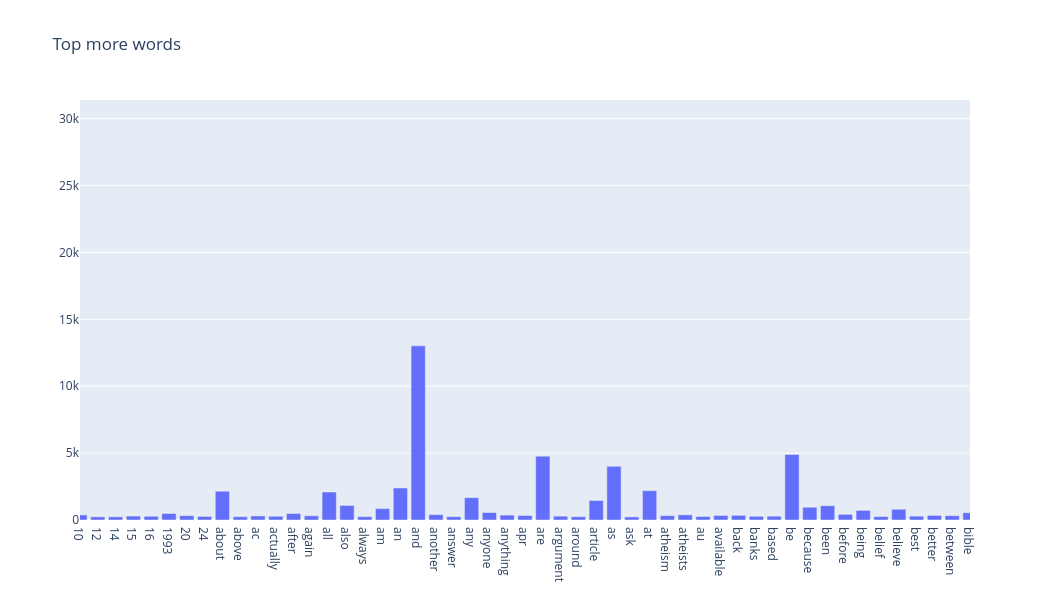

The cell this chart's notebook holds for it:
### Markdown cell above
### >>> **Exercise 13 (take home):** 
The chart above only contains 300 vocabulary in the documents, and it's already computationally intensive to both compute and visualize. Can you efficiently reduce the number of terms you want to visualize as an exercise.

### Code cell
# Answer here
print(''' 先來看看這個freq的資料分布如何，再來決定篩選的門檻值''')

freq_series = pd.Series(term_frequencies)
print(freq_series.describe(percentiles=[.1, .25, .5, .75, .9, .95, .99]))

print("可以看出這個資料差異非常大，決定先用90%=20, 95%=45, 99%=227這些數字進行嘗試")

print("決定門檻值，篩出有用、較多的資料")
more= term_frequencies>227

print("繪圖")
fig = go.Figure(go.Bar(x=count_vect.get_feature_names_out()[more], 
                       y=term_frequencies[more]))
fig.update_layout(
    title='Top more words',
    xaxis=dict(
        tickmode='array',
        range=[0, 50]
    ),
    width=1050,
    height=600
)


fig.show()

print(''' 
使用term_frequencies>20，基本上找不太出特別常用的字，因為它包含的單字、數字範圍仍然廣，篩道第99%=227,可以看到較多平凡出現的字詞了。
考量到可能門檻值設定過高會導致太多有用資訊被刪除，故先觀察資料再進行篩選至此。
''')

### Figure 1 — Plotly figure (JSON) as saved in the notebook; plotly's stock layout.template omitted (floating-point values rounded to 4 significant figures; data arrays with more than 128 entries replaced by an {"elided": "..."} marker saying what was removed)
{"data": [{"type": "bar", "x": {"elided": "357 str values"}, "y": {"elided": "357 int values"}}], "layout": {"height": 600, "title": {"text": "Top more words"}, "width": 1050, "xaxis": {"range": [0, 50], "tickmode": "array", "type": "category"}, "yaxis": {"autorange": true, "range": [0, 31390.0], "type": "linear"}}}
